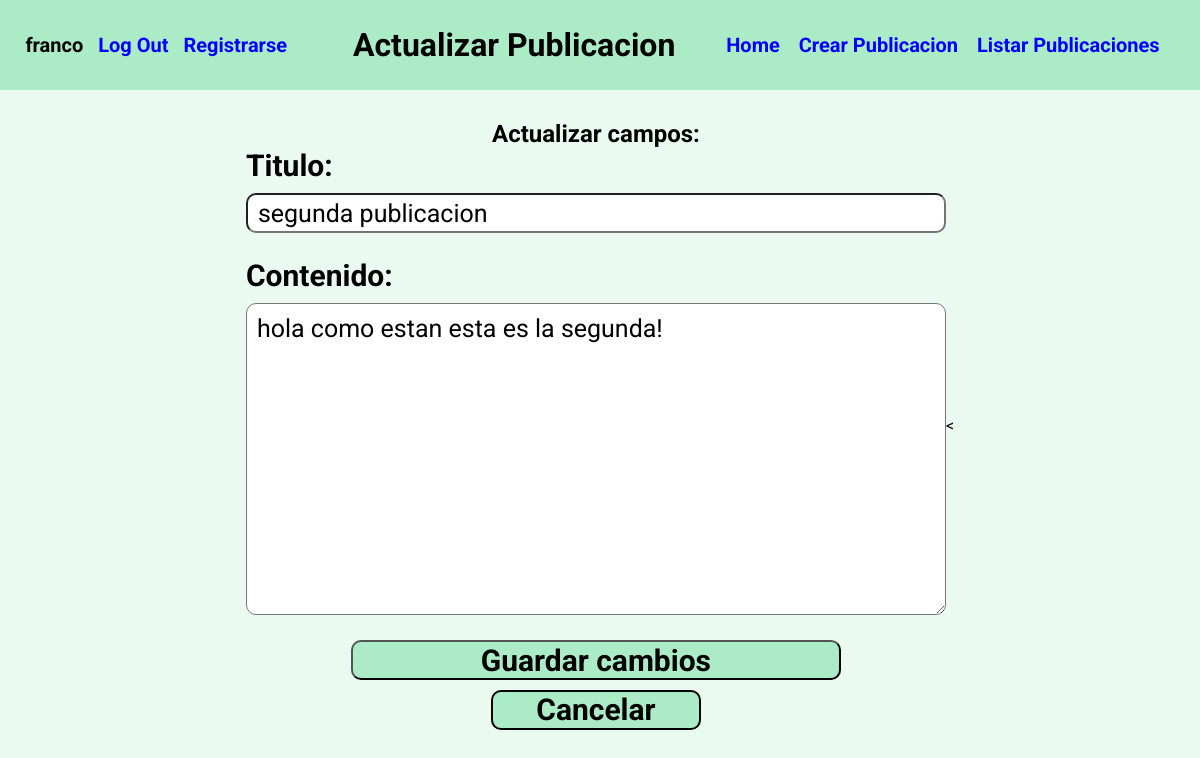
The app's page /actualizar_publicacion/2 (signed in) with its own data.
### post/models.py (models this page shows, shortened)
class Publicacion(models.Model):
    titulo = models.CharField(max_length=100)
    contenido = models.TextField()
    fechaPublicacion = models.DateTimeField(auto_now_add=True)
    autor = models.ForeignKey(User, on_delete=models.CASCADE, related_name='posteos_hechos')

### post/views.py (the view, shortened to what this page needs)
# urls.py: path('actualizar_publicacion/<int:pk>', ActualizarPublicacion.as_view(), name="actualizar_publicacion"),
class ActualizarPublicacion(LoginRequiredMixin, UpdateView):
    model = Publicacion
    fields = ['titulo','contenido']
    template_name = 'actualizar_publicacion.html'
    success_url = reverse_lazy('home')

### post/templates/actualizar_publicacion.html (shortened to what this page needs)
{% extends "base.html" %}
{% block header %}
    <h1>Actualizar Publicacion</h1>
{% endblock %}
{% block content %}
    <form class="formulario" method="post">
        <h2>Actualizar campos: </h2>
        {{ form.as_p }}
        <button type="submit">Guardar cambios</button>
        <a  style="margin-top: 10px;"class="cancelar" href="{% url "listar_publicaciones" %}">Cancelar</a>
    </form>
    <
{% endblock %}

### post/templates/base.html (shortened to what this page needs)
<!DOCTYPE html>
<html lang="en">
<head>
    {% load static %}
    <link rel="stylesheet" href="{% static 'estilos.css' %}">
</head>
<body>
    <header>
        <div class="parteRegistro textoEnlace">
            {% if user.is_authenticated %}
                <span class="textoNormal">{{ user.username }}</span>
                <a href="{% url "logout" %}">Log Out</a>
            {% else %}
                <span class="textoNormal">No estas registrado aun</span>
                <a href="{% url "login" %}">Log In</a>
            {% endif %}
            <a href="{% url "registro" %}">Registrarse</a>
        </div>
        {% block header %}<h1 class="titulo">Mi base</h1>{% endblock header %}
        {% include 'navbar.html' %}
    </header>
    <div class="contenido">
        {% block content %}
        {% endblock %}
    </div>
</body>
</html>

### post/static/estilos.css (style rules this page uses)
* { margin: 0; padding: 0; box-sizing: border-box; font-family: 'Roboto'; }
body { background-color: #eafaf1; }
header { height: 90px; background-color: #abebc6; display: flex; align-items: center; justify-content: space-around; }
.parteRegistro { display: flex; align-items: center; justify-content: center; }
.parteRegistro * { margin-right: 15px; }
.textoNormal { font-size: 20px; font-weight: bold; text-decoration: none; }
.textoEnlace a { font-size: 20px; font-weight: bold; text-decoration: none; color: blue; margin-right: 15px; text-align: center; }
.contenido { background-color: #eafaf1; display: flex; align-items: center; justify-content: center; margin-top: 30px; }
.formulario { width: 700px; display: flex; align-items: center; justify-content: center; flex-direction: column; }
.formulario p { width: 100%; display: flex; align-items: center; justify-content: center; flex-direction: column; margin-bottom: 15px; }
.formulario p * { width: 100%; margin-bottom: 10px; border-radius: 10px; }
.formulario p label { font-size: 30px; font-weight: bold; }
.formulario p input { height: 40px; font-size: 25px; padding: 10px; }
.formulario p textarea { font-size: 25px; padding: 10px; }
.formulario button { width: 70%; height: 40px; font-size: 30px; font-weight: bold; border-radius: 10px; background-color: #abebc6; }
.cancelar { border: 2px solid; text-decoration: none; width: 30%; height: 40px; font-size: 30px; font-weight: bold; border-radius: 10px; background-color: #abebc6; text-align: center; color: black; }

### records on screen
Publicacion: titulo "segunda publicacion", contenido "hola como estan esta es la segunda!"

### other values on screen
{{ user.username }} "franco"
